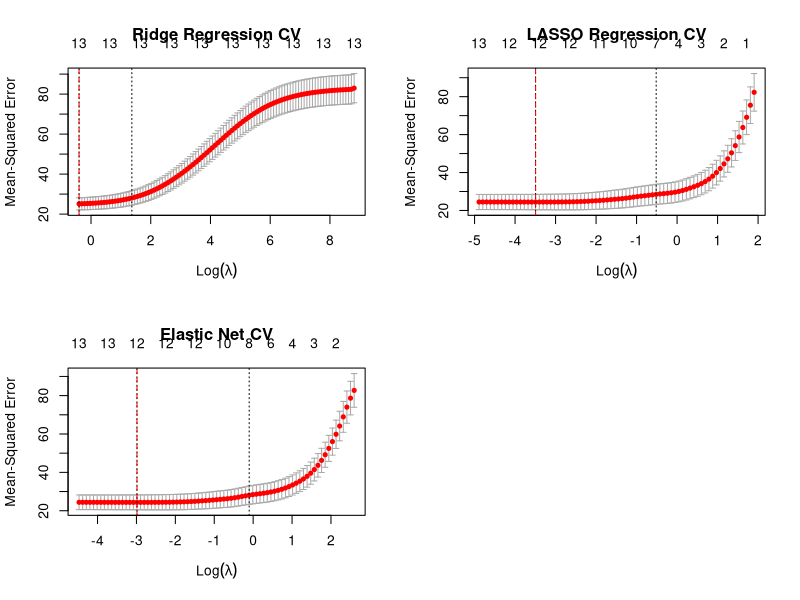
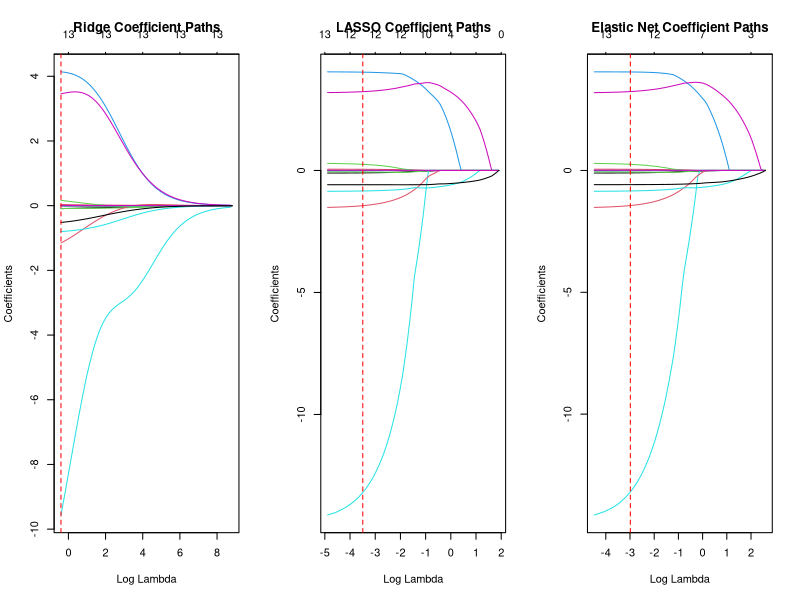
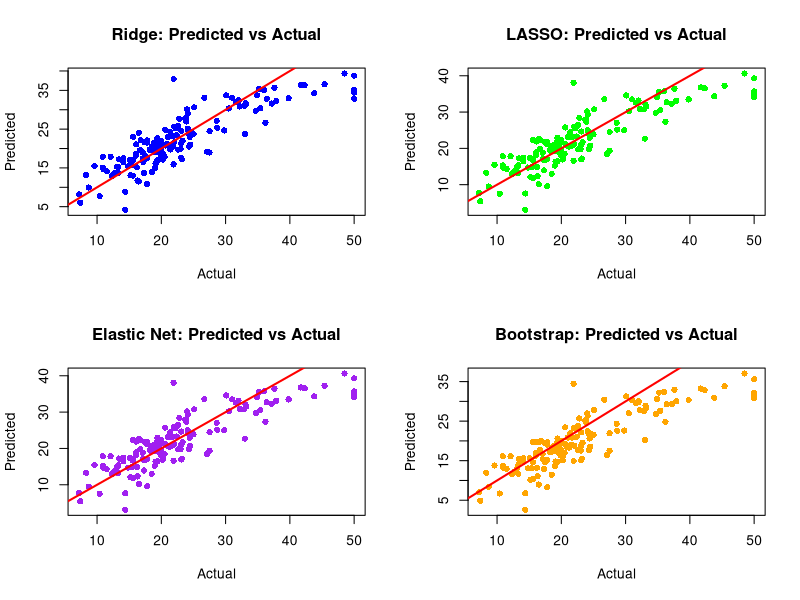
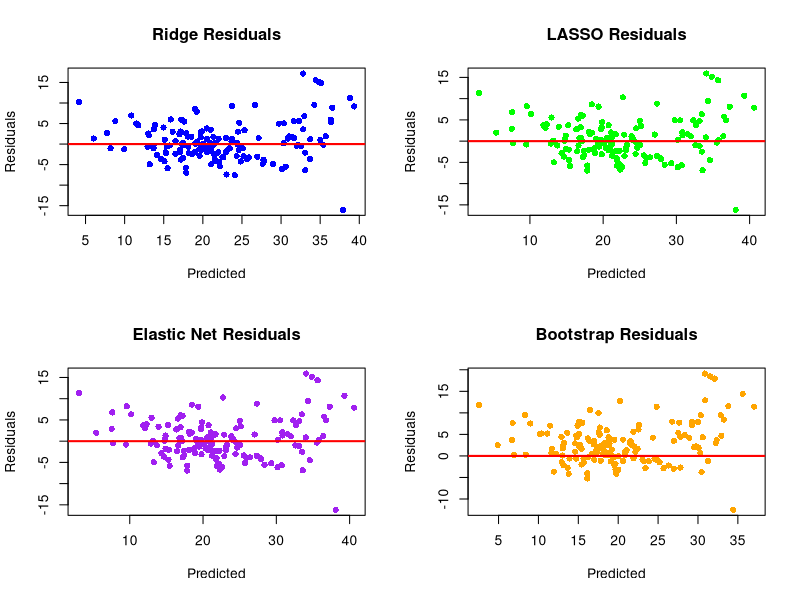
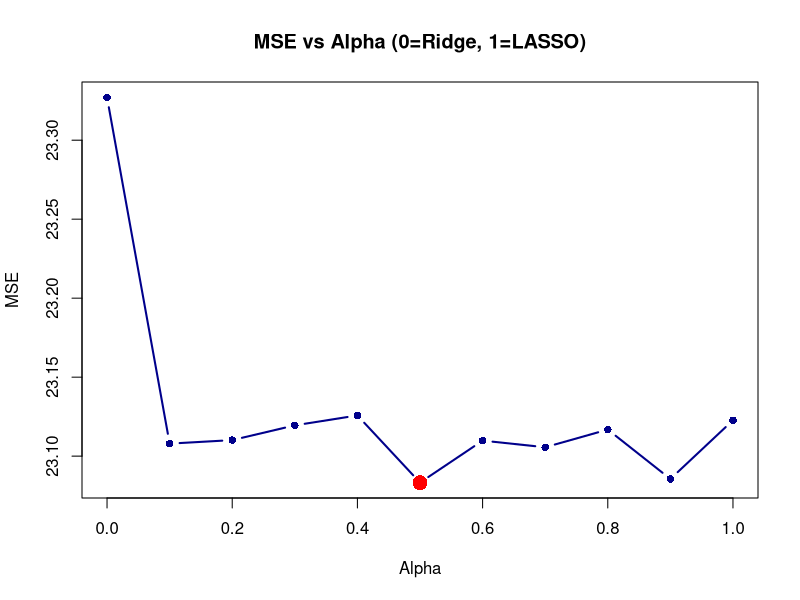

These figures' R source, in order:
# -----------------------
# SHRINKAGE METHODS PRACTICAL
# -----------------------

# 收缩方法实践：岭回归、LASSO、弹性网络和自助法
# Shrinkage Methods: Ridge Regression, LASSO, Elastic Net, and Bootstrapping

# Last updated: 03/12/2025

# 清理内存 / Clear memory
rm(list = ls())

# 加载所需包 / Load required packages
# 如果包未安装，请先运行：install.packages("package_name")
# If packages are not installed, run: install.packages("package_name")

library(glmnet)      # Ridge, LASSO, Elastic Net
library(caret)       # 交叉验证和性能指标 / Cross-validation and performance metrics
library(boot)        # 自助法 / Bootstrapping
library(MASS)        # Boston数据集 / Boston dataset
library(dplyr)       # 数据处理 / Data manipulation
library(ggplot2)     # 可视化 / Visualization
library(reshape2)    # 数据重塑 / Data reshaping
library(gridExtra)   # 图形排列 / Grid arrangement

# ============================================
# 第一部分：数据准备 / Part 1: Data Preparation
# ============================================

cat("\n=== 数据准备 / Data Preparation ===\n")

# 使用Boston房价数据集作为示例
# Using Boston housing dataset as example
data(Boston)

# 查看数据结构 / View data structure
cat("\n数据集维度 / Dataset dimensions:", dim(Boston), "\n")
cat("变量名 / Variable names:\n")
print(names(Boston))

# 数据集说明 / Dataset description:
# medv: 中位房价（目标变量）/ Median home value (target variable)
# 其他变量为预测变量 / Other variables are predictors

# 设置随机种子以保证结果可重复 / Set seed for reproducibility
set.seed(123)

# 分割训练集和测试集 (70/30) / Split into training and testing sets (70/30)
train_index <- sample(1:nrow(Boston), 0.7 * nrow(Boston))
train_data <- Boston[train_index, ]
test_data <- Boston[-train_index, ]

cat("\n训练集样本数 / Training samples:", nrow(train_data))
cat("\n测试集样本数 / Testing samples:", nrow(test_data), "\n")

# 准备预测变量矩阵和响应变量向量 / Prepare predictor matrix and response vector
x_train <- model.matrix(medv ~ ., train_data)[, -1]  # 移除截距列 / Remove intercept
y_train <- train_data$medv

x_test <- model.matrix(medv ~ ., test_data)[, -1]
y_test <- test_data$medv

# 标准化特征（对于正则化很重要）/ Standardize features (important for regularization)
# glmnet会自动标准化，但我们也可以手动进行
# glmnet standardizes automatically, but we can also do it manually

# ============================================
# 第二部分：岭回归 / Part 2: Ridge Regression
# ============================================

cat("\n\n=== 岭回归 / Ridge Regression ===\n")

# 岭回归使用L2惩罚，不会将系数压缩到零
# Ridge uses L2 penalty, does not shrink coefficients to exactly zero

# 使用交叉验证选择最优lambda / Use cross-validation to select optimal lambda
cv_ridge <- cv.glmnet(x_train, y_train, alpha = 0, nfolds = 10)

# 最优lambda值 / Optimal lambda values
lambda_ridge_min <- cv_ridge$lambda.min      # 最小MSE的lambda / Lambda with minimum MSE
lambda_ridge_1se <- cv_ridge$lambda.1se      # 1标准误内的lambda / Lambda within 1 SE

cat("\n岭回归最优lambda (最小MSE) / Optimal lambda (min MSE):", lambda_ridge_min)
cat("\n岭回归最优lambda (1SE规则) / Optimal lambda (1SE rule):", lambda_ridge_1se, "\n")

# 使用最优lambda拟合最终模型 / Fit final model with optimal lambda
ridge_model <- glmnet(x_train, y_train, alpha = 0, lambda = lambda_ridge_min)

# 在测试集上预测 / Predict on test set
ridge_pred <- predict(ridge_model, s = lambda_ridge_min, newx = x_test)

# 计算性能指标 / Calculate performance metrics
ridge_mse <- mean((ridge_pred - y_test)^2)
ridge_rmse <- sqrt(ridge_mse)
ridge_mae <- mean(abs(ridge_pred - y_test))
ridge_r2 <- 1 - sum((y_test - ridge_pred)^2) / sum((y_test - mean(y_test))^2)

cat("\n岭回归性能指标 / Ridge Performance Metrics:")
cat("\n  MSE:  ", ridge_mse)
cat("\n  RMSE: ", ridge_rmse)
cat("\n  MAE:  ", ridge_mae)
cat("\n  R²:   ", ridge_r2, "\n")

# ============================================
# 第三部分：LASSO回归 / Part 3: LASSO Regression
# ============================================

cat("\n\n=== LASSO回归 / LASSO Regression ===\n")

# LASSO使用L1惩罚，可以将系数压缩到零（特征选择）
# LASSO uses L1 penalty, can shrink coefficients to exactly zero (feature selection)

# 使用交叉验证选择最优lambda / Use cross-validation to select optimal lambda
cv_lasso <- cv.glmnet(x_train, y_train, alpha = 1, nfolds = 10)

# 最优lambda值 / Optimal lambda values
lambda_lasso_min <- cv_lasso$lambda.min
lambda_lasso_1se <- cv_lasso$lambda.1se

cat("\nLASSO最优lambda (最小MSE) / Optimal lambda (min MSE):", lambda_lasso_min)
cat("\nLASSO最优lambda (1SE规则) / Optimal lambda (1SE rule):", lambda_lasso_1se, "\n")

# 使用最优lambda拟合最终模型 / Fit final model with optimal lambda
lasso_model <- glmnet(x_train, y_train, alpha = 1, lambda = lambda_lasso_min)

# 查看哪些变量被选择（系数非零）/ See which variables are selected (non-zero coefficients)
lasso_coef <- coef(lasso_model, s = lambda_lasso_min)
cat("\nLASSO选择的变量数 / Number of variables selected:", sum(lasso_coef != 0) - 1, "\n")

# 在测试集上预测 / Predict on test set
lasso_pred <- predict(lasso_model, s = lambda_lasso_min, newx = x_test)

# 计算性能指标 / Calculate performance metrics
lasso_mse <- mean((lasso_pred - y_test)^2)
lasso_rmse <- sqrt(lasso_mse)
lasso_mae <- mean(abs(lasso_pred - y_test))
lasso_r2 <- 1 - sum((y_test - lasso_pred)^2) / sum((y_test - mean(y_test))^2)

cat("\nLASSO性能指标 / LASSO Performance Metrics:")
cat("\n  MSE:  ", lasso_mse)
cat("\n  RMSE: ", lasso_rmse)
cat("\n  MAE:  ", lasso_mae)
cat("\n  R²:   ", lasso_r2, "\n")

# ============================================
# 第四部分：弹性网络 / Part 4: Elastic Net
# ============================================

cat("\n\n=== 弹性网络回归 / Elastic Net Regression ===\n")

# 弹性网络结合L1和L2惩罚（alpha在0和1之间）
# Elastic Net combines L1 and L2 penalties (alpha between 0 and 1)

# 使用alpha = 0.5（L1和L2权重相等）/ Use alpha = 0.5 (equal weight for L1 and L2)
cv_elastic <- cv.glmnet(x_train, y_train, alpha = 0.5, nfolds = 10)

# 最优lambda值 / Optimal lambda values
lambda_elastic_min <- cv_elastic$lambda.min
lambda_elastic_1se <- cv_elastic$lambda.1se

cat("\n弹性网络最优lambda (最小MSE) / Optimal lambda (min MSE):", lambda_elastic_min)
cat("\n弹性网络最优lambda (1SE规则) / Optimal lambda (1SE rule):", lambda_elastic_1se, "\n")

# 使用最优lambda拟合最终模型 / Fit final model with optimal lambda
elastic_model <- glmnet(x_train, y_train, alpha = 0.5, lambda = lambda_elastic_min)

# 在测试集上预测 / Predict on test set
elastic_pred <- predict(elastic_model, s = lambda_elastic_min, newx = x_test)

# 计算性能指标 / Calculate performance metrics
elastic_mse <- mean((elastic_pred - y_test)^2)
elastic_rmse <- sqrt(elastic_mse)
elastic_mae <- mean(abs(elastic_pred - y_test))
elastic_r2 <- 1 - sum((y_test - elastic_pred)^2) / sum((y_test - mean(y_test))^2)

cat("\n弹性网络性能指标 / Elastic Net Performance Metrics:")
cat("\n  MSE:  ", elastic_mse)
cat("\n  RMSE: ", elastic_rmse)
cat("\n  MAE:  ", elastic_mae)
cat("\n  R²:   ", elastic_r2, "\n")

# ============================================
# 第五部分：使用自助法的均匀收缩 / Part 5: Uniform Shrinkage using Bootstrapping
# ============================================

cat("\n\n=== 使用自助法的均匀收缩 / Uniform Shrinkage using Bootstrapping ===\n")

# 定义自助法函数 / Define bootstrap function
bootstrap_lm <- function(data, indices) {
  d <- data[indices, ]
  fit <- lm(medv ~ ., data = d)
  return(coef(fit))
}

# 执行自助法（1000次重采样）/ Perform bootstrapping (1000 resamples)
cat("\n执行自助法，这可能需要几秒钟... / Running bootstrap, this may take a few seconds...\n")
boot_results <- boot(data = train_data, statistic = bootstrap_lm, R = 1000)

# 计算系数的自助法均值和标准误 / Calculate bootstrap means and standard errors
boot_means <- colMeans(boot_results$t)
boot_se <- apply(boot_results$t, 2, sd)

# 应用收缩（使用均值作为估计值）/ Apply shrinkage (using mean as estimate)
# 在实际应用中，可以根据偏差-方差权衡调整收缩因子
# In practice, shrinkage factor can be adjusted based on bias-variance tradeoff

shrinkage_factor <- 0.9  # 90%的系数
shrunk_coef <- boot_means * shrinkage_factor

# 使用收缩后的系数进行预测 / Make predictions with shrunk coefficients
x_test_with_intercept <- cbind(1, x_test)  # 添加截距 / Add intercept
boot_pred <- x_test_with_intercept %*% shrunk_coef

# 计算性能指标 / Calculate performance metrics
boot_mse <- mean((boot_pred - y_test)^2)
boot_rmse <- sqrt(boot_mse)
boot_mae <- mean(abs(boot_pred - y_test))
boot_r2 <- 1 - sum((y_test - boot_pred)^2) / sum((y_test - mean(y_test))^2)

cat("\n自助法收缩性能指标 / Bootstrap Shrinkage Performance Metrics:")
cat("\n  MSE:  ", boot_mse)
cat("\n  RMSE: ", boot_rmse)
cat("\n  MAE:  ", boot_mae)
cat("\n  R²:   ", boot_r2, "\n")

# ============================================
# 第六部分：性能比较和可视化 / Part 6: Performance Comparison and Visualization
# ============================================

cat("\n\n=== 性能比较 / Performance Comparison ===\n")

# 创建性能指标比较表 / Create performance metrics comparison table
performance_df <- data.frame(
  Method = c("Ridge", "LASSO", "Elastic Net", "Bootstrap Shrinkage"),
  MSE = c(ridge_mse, lasso_mse, elastic_mse, boot_mse),
  RMSE = c(ridge_rmse, lasso_rmse, elastic_rmse, boot_rmse),
  MAE = c(ridge_mae, lasso_mae, elastic_mae, boot_mae),
  R2 = c(ridge_r2, lasso_r2, elastic_r2, boot_r2)
)

print(performance_df)

# 找出最佳模型 / Find best model
best_model <- performance_df$Method[which.min(performance_df$RMSE)]
cat("\n最佳模型（基于RMSE）/ Best model (based on RMSE):", best_model, "\n")

# 可视化1：交叉验证曲线 / Visualization 1: Cross-validation curves
par(mfrow = c(2, 2))

# 岭回归CV曲线 / Ridge CV curve
plot(cv_ridge, main = "Ridge Regression CV")
abline(v = log(lambda_ridge_min), col = "red", lty = 2)

# LASSO CV曲线 / LASSO CV curve
plot(cv_lasso, main = "LASSO Regression CV")
abline(v = log(lambda_lasso_min), col = "red", lty = 2)

# 弹性网络CV曲线 / Elastic Net CV curve
plot(cv_elastic, main = "Elastic Net CV")
abline(v = log(lambda_elastic_min), col = "red", lty = 2)

# 可视化2：系数路径 / Visualization 2: Coefficient paths
par(mfrow = c(1, 3))

# 岭回归系数路径 / Ridge coefficient paths
ridge_path <- glmnet(x_train, y_train, alpha = 0)
plot(ridge_path, xvar = "lambda", main = "Ridge Coefficient Paths")
abline(v = log(lambda_ridge_min), col = "red", lty = 2)

# LASSO系数路径 / LASSO coefficient paths
lasso_path <- glmnet(x_train, y_train, alpha = 1)
plot(lasso_path, xvar = "lambda", main = "LASSO Coefficient Paths")
abline(v = log(lambda_lasso_min), col = "red", lty = 2)

# 弹性网络系数路径 / Elastic Net coefficient paths
elastic_path <- glmnet(x_train, y_train, alpha = 0.5)
plot(elastic_path, xvar = "lambda", main = "Elastic Net Coefficient Paths")
abline(v = log(lambda_elastic_min), col = "red", lty = 2)

# 可视化3：预测值 vs 实际值 / Visualization 3: Predicted vs Actual
par(mfrow = c(2, 2))

# 岭回归 / Ridge
plot(y_test, ridge_pred, main = "Ridge: Predicted vs Actual",
     xlab = "Actual", ylab = "Predicted", pch = 16, col = "blue")
abline(0, 1, col = "red", lwd = 2)

# LASSO
plot(y_test, lasso_pred, main = "LASSO: Predicted vs Actual",
     xlab = "Actual", ylab = "Predicted", pch = 16, col = "green")
abline(0, 1, col = "red", lwd = 2)

# 弹性网络 / Elastic Net
plot(y_test, elastic_pred, main = "Elastic Net: Predicted vs Actual",
     xlab = "Actual", ylab = "Predicted", pch = 16, col = "purple")
abline(0, 1, col = "red", lwd = 2)

# 自助法收缩 / Bootstrap Shrinkage
plot(y_test, boot_pred, main = "Bootstrap: Predicted vs Actual",
     xlab = "Actual", ylab = "Predicted", pch = 16, col = "orange")
abline(0, 1, col = "red", lwd = 2)

# 可视化4：残差分析 / Visualization 4: Residual Analysis
par(mfrow = c(2, 2))

# 岭回归残差 / Ridge residuals
ridge_resid <- y_test - ridge_pred
plot(ridge_pred, ridge_resid, main = "Ridge Residuals",
     xlab = "Predicted", ylab = "Residuals", pch = 16, col = "blue")
abline(h = 0, col = "red", lwd = 2)

# LASSO残差 / LASSO residuals
lasso_resid <- y_test - lasso_pred
plot(lasso_pred, lasso_resid, main = "LASSO Residuals",
     xlab = "Predicted", ylab = "Residuals", pch = 16, col = "green")
abline(h = 0, col = "red", lwd = 2)

# 弹性网络残差 / Elastic Net residuals
elastic_resid <- y_test - elastic_pred
plot(elastic_pred, elastic_resid, main = "Elastic Net Residuals",
     xlab = "Predicted", ylab = "Residuals", pch = 16, col = "purple")
abline(h = 0, col = "red", lwd = 2)

# 自助法残差 / Bootstrap residuals
boot_resid <- y_test - boot_pred
plot(boot_pred, boot_resid, main = "Bootstrap Residuals",
     xlab = "Predicted", ylab = "Residuals", pch = 16, col = "orange")
abline(h = 0, col = "red", lwd = 2)

# ============================================
# 第七部分：高级主题 - 调优alpha参数 / Part 7: Advanced - Tuning alpha parameter
# ============================================

cat("\n\n=== 调优弹性网络的alpha参数 / Tuning Elastic Net alpha parameter ===\n")

# 尝试不同的alpha值 / Try different alpha values
alpha_values <- seq(0, 1, by = 0.1)
results_list <- list()

for (i in seq_along(alpha_values)) {
  alpha <- alpha_values[i]
  cv_fit <- cv.glmnet(x_train, y_train, alpha = alpha, nfolds = 10)
  pred <- predict(cv_fit, s = "lambda.min", newx = x_test)
  mse <- mean((pred - y_test)^2)
  results_list[[i]] <- data.frame(alpha = alpha, mse = mse)
}

results_alpha <- do.call(rbind, results_list)
best_alpha <- results_alpha$alpha[which.min(results_alpha$mse)]

cat("\n最优alpha值 / Optimal alpha value:", best_alpha)
cat("\n对应的MSE / Corresponding MSE:", min(results_alpha$mse), "\n")

# 可视化alpha调优 / Visualize alpha tuning
par(mfrow = c(1, 1))
plot(results_alpha$alpha, results_alpha$mse, type = "b",
     xlab = "Alpha", ylab = "MSE",
     main = "MSE vs Alpha (0=Ridge, 1=LASSO)",
     pch = 16, col = "darkblue", lwd = 2)
points(best_alpha, min(results_alpha$mse), col = "red", pch = 16, cex = 2)

# ============================================
# 总结 / Summary
# ============================================

cat("\n\n=== 总结 / Summary ===\n")
cat("\n本脚本演示了以下收缩方法：")
cat("\nThis script demonstrated the following shrinkage methods:\n")
cat("\n1. 岭回归（Ridge Regression）- L2正则化，保留所有变量")
cat("\n   Ridge Regression - L2 regularization, keeps all variables\n")
cat("\n2. LASSO回归 - L1正则化，可以进行特征选择")
cat("\n   LASSO Regression - L1 regularization, performs feature selection\n")
cat("\n3. 弹性网络（Elastic Net）- 结合L1和L2正则化")
cat("\n   Elastic Net - Combines L1 and L2 regularization\n")
cat("\n4. 使用自助法的均匀收缩 - 基于重采样的稳健估计")
cat("\n   Uniform Shrinkage with Bootstrapping - Robust estimation via resampling\n")

cat("\n\n关键性能指标说明：")
cat("\nKey Performance Metrics Explanation:\n")
cat("\n- MSE (均方误差): 预测误差的平方平均值，越小越好")
cat("\n  Mean Squared Error: Average squared prediction error, lower is better\n")
cat("\n- RMSE (均方根误差): MSE的平方根，与目标变量单位相同")
cat("\n  Root Mean Squared Error: Square root of MSE, same units as target\n")
cat("\n- MAE (平均绝对误差): 预测误差绝对值的平均值")
cat("\n  Mean Absolute Error: Average absolute prediction error\n")
cat("\n- R² (决定系数): 模型解释的方差比例，越接近1越好")
cat("\n  R-squared: Proportion of variance explained, closer to 1 is better\n")

cat("\n\n脚本执行完成！/ Script execution completed!\n")
cat("所有图形已生成。请查看绘图窗口。\n")
cat("All plots have been generated. Please check the plot windows.\n\n")

# 恢复默认绘图参数 / Reset plotting parameters
par(mfrow = c(1, 1))
